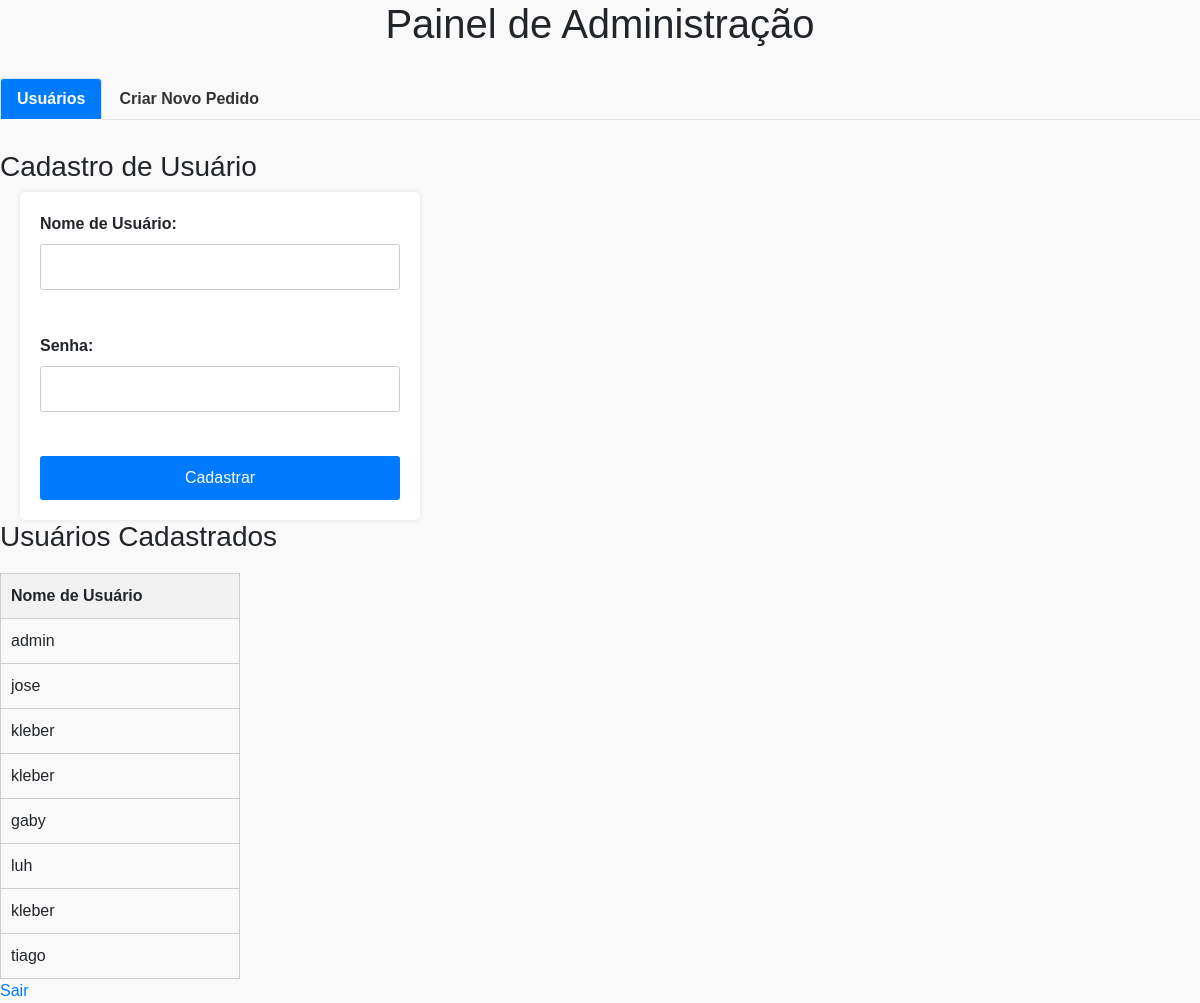
/admin_dashboard/, run on an earlier commit of the app's database.
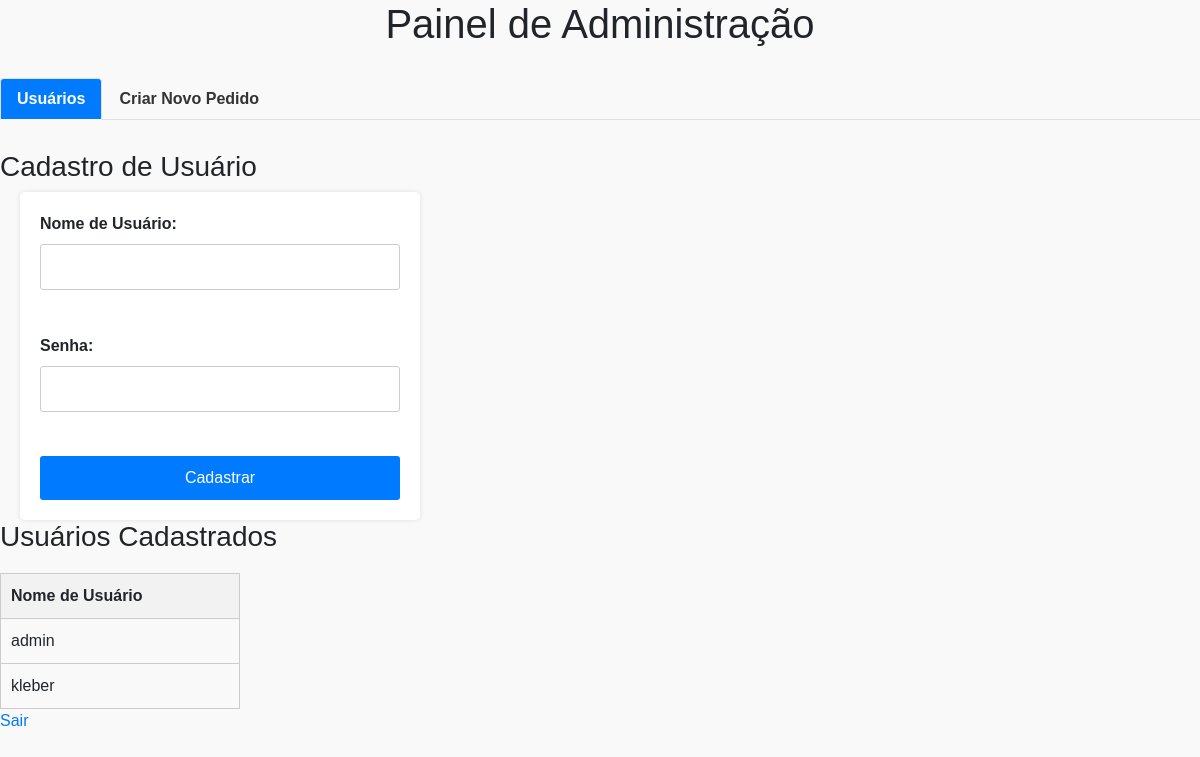
And on a later commit of the database.
### mvpapp/models.py (models this page shows)
class User(AbstractUser):
    pass

### mvpapp/views.py (the view)
# urls.py: path('admin_dashboard/', views.admin_dashboard, name='admin_dashboard'),  # Nova rota para o painel de administração
def admin_dashboard(request):
    if request.method == 'POST':
        form = UserForm(request.POST)
        if form.is_valid():
            username = form.cleaned_data['username']
            password = form.cleaned_data['password']
            if User.objects.filter(username=username).exists():
                error_message = 'O nome de usuário já está em uso.'
                return render(request, 'admin_dashboard.html', {'form': form, 'error_message': error_message})
            user = User.objects.create_user(username=username, password=password)
            user.save()
            success_message = 'Usuário cadastrado com sucesso!'
            return render(request, 'admin_dashboard.html', {'form': form, 'success_message': success_message})
    else:
        form = UserForm()
    users = User.objects.all()
    return render(request, 'admin_dashboard.html', {'form': form, 'users': users})

### mvpapp/forms.py
class UserForm(forms.ModelForm):
    password = forms.CharField(widget=forms.PasswordInput)
    class Meta:
        model = User
        fields = ('username', 'password')

### mvpapp/templates/admin_dashboard.html (shortened to what this page needs)
{% load static %}
<!DOCTYPE html>
<html>
<head>
    <link rel="stylesheet" href="https://maxcdn.bootstrapcdn.com/bootstrap/4.5.2/css/bootstrap.min.css">
    <link rel="stylesheet" type="text/css" href="{% static 'style.css' %}">
</head>
<body>
    <h1>Painel de Administração</h1>
    <ul class="nav nav-tabs">
        <li class="nav-item">
            <a class="nav-link active" id="tab-cadastrar-usuario" data-toggle="tab" href="#cadastrar-usuario">Usuários</a>
        </li>
        <li class="nav-item">
            <a class="nav-link" id="tab-criar-pedido" data-toggle="tab" href="#criar-pedido">Criar Novo Pedido</a>
        </li>
    </ul>
    <div class="tab-content">
        <div id="cadastrar-usuario" class="tab-pane fade show active">
            <h3>Cadastro de Usuário</h3>
            <form method="post">
                <label for="username">Nome de Usuário:</label>
                <input type="text" id="username" name="username" required><br><br>
                <label for="password">Senha:</label>
                <input type="password" id="password" name="password" required><br><br>
                <input type="submit" value="Cadastrar">
            </form>
            <h3>Usuários Cadastrados</h3>
            <table>
                <tr>
                    <th>Nome de Usuário</th>
                </tr>
                {% for user in users %}
                    <tr>
                        <td>{{ user.username }}</td>
                    </tr>
                {% endfor %}
            </table>
        </div>
        </div>
    <a href="{% url 'logout' %}">Sair</a>
</body>
</html>

### mvpapp/static/style.css (style rules this page uses)
body { font-family: Arial, sans-serif; background-color: #f9f9f9; }
h1 { text-align: center; margin-bottom: 30px; }
.nav-tabs { margin-top: 30px; }
.nav-tabs .nav-item .nav-link { color: #333; font-weight: bold; }
.nav-tabs .nav-item .nav-link.active { background-color: #007bff; color: #fff; }
.tab-content { margin-top: 30px; }
#cadastrar-usuario form { max-width: 400px; margin: 0; margin-left: 20px; background-color: #fff; padding: 20px; border-radius: 5px; box-shadow: 0 0 5px rgba(0, 0, 0, 0.1); }
#cadastrar-usuario form label { font-weight: bold; display: block; }
#cadastrar-usuario form input[type="text"], #cadastrar-usuario form input[type="password"] { width: 100%; padding: 10px; margin-bottom: 20px; border: 1px solid #ccc; border-radius: 3px; }
#cadastrar-usuario form input[type="submit"] { width: 100%; padding: 10px; background-color: #007bff; color: #fff; border: none; border-radius: 3px; cursor: pointer; }
#cadastrar-usuario table { width: 20%; border-collapse: collapse; margin-top: 20px; }
#cadastrar-usuario th, #cadastrar-usuario td { padding: 10px; border: 1px solid #ccc; text-align: left; }
#cadastrar-usuario th { background-color: #f2f2f2; }

What changed in the data, as far as the page shows it:
removed User: username "jose"
removed User: username "kleber"
removed User: username "gaby"
removed User: username "luh"
removed User: username "kleber"
removed User: username "tiago"
